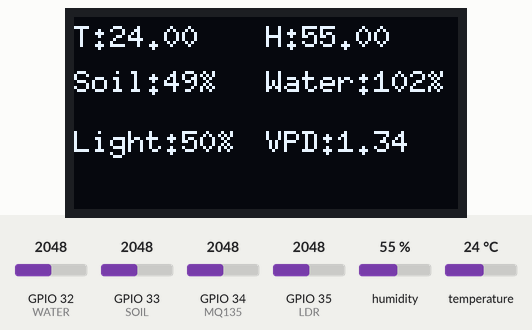
Recording of a sketch running on a simulated ESP32. Parts: 128×64 one-colour display. The test bench sets the inputs (shaded band); at power-on: humidity 55 %, GPIO 32 (WATER) = 2048, GPIO 33 (SOIL) = 2048, GPIO 35 (LDR) = 2048, temperature 24 °C, GPIO 34 (MQ135) = 2048. WiFi joins after 1.5 s; servers stay silent unless stated; uploads are accepted with an empty reply; what the sketch prints to the serial monitor is not drawn.

Above: at 6.0 s.
6.1 s: humidity set to 22 %
At 9.7 s:
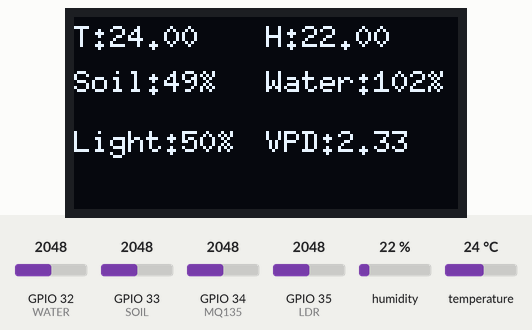
10.1 s: GPIO 32 (WATER) set to 2866
At 11.8 s:
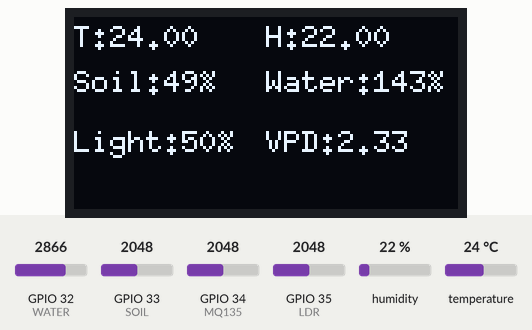
12.4 s: GPIO 33 (SOIL) set to 2866
At 14.5 s:
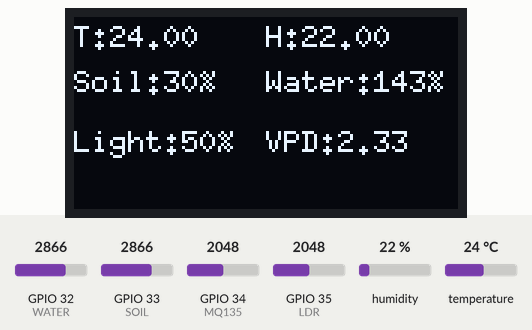
15.4 s: GPIO 35 (LDR) set to 2866
At 16.3 s:
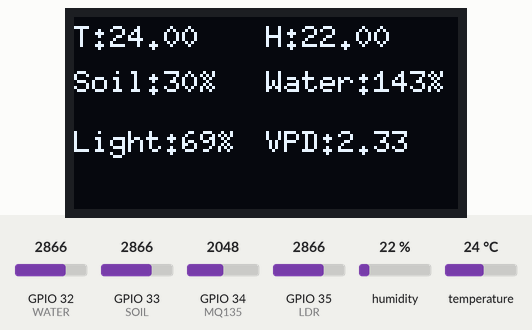
17.7 s: temperature set to 12 °C
At 20.2 s:
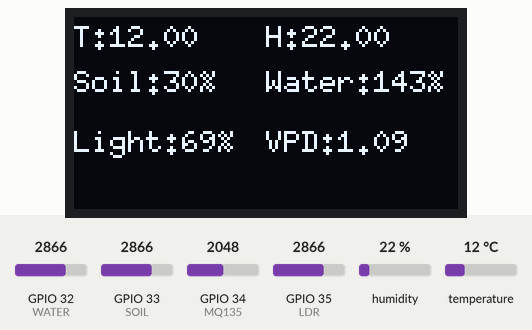
20.7 s: GPIO 32 (WATER) set to 3972
At 22.3 s:
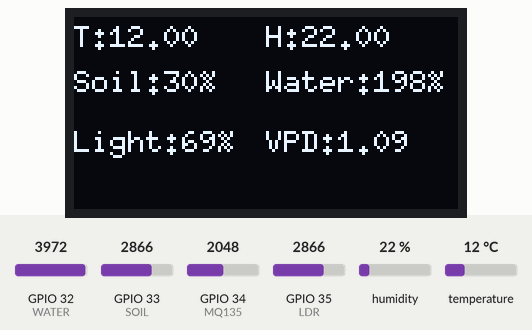
Timing chart, 0 to 23.8 s (numbered marks = the images above; inputs shaded):
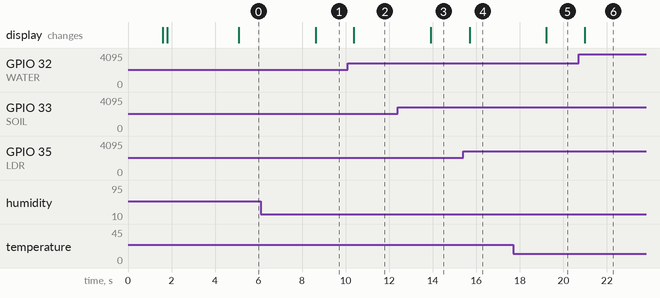

The sketch:

ESP32_MASTER.ino
```cpp
#include <Wire.h>
#include <U8g2lib.h>
#include <DHT.h>
#include <WiFi.h>
#include <HTTPClient.h>

// ===== WiFi CONFIGURATION =====
#define WIFI_SSID "Galaxy S23"
#define WIFI_PASSWORD "youssef12345"
#define DASHBOARD_URL "https://green-garden-green.vercel.app/"  // Change to Vercel URL when deployed

// ===== SERIAL2 =====
HardwareSerial mySerial(2);

// ===== DHT =====
#define DHTPIN 4
#define DHTTYPE DHT11
DHT dht(DHTPIN, DHTTYPE);

// ===== SENSORS =====
#define MQ135 34
#define LDR   35
#define WATER 32
#define SOIL  33

// ===== OLED =====
U8G2_SSD1306_128X64_NONAME_F_HW_I2C u8g2(U8G2_R0, U8X8_PIN_NONE);

// ===== VPD =====
float calculateVPD(float T, float H) {
  float es = 0.6108 * exp((17.27 * T) / (T + 237.3));
  float ea = es * (H / 100.0);
  return es - ea;
}

// ===== GET MAC ADDRESS =====
String getMacAddress() {
  return WiFi.macAddress();
}

// ===== SEND SENSOR DATA TO BACKEND =====
bool sendSensorDataToBackend(float temp, float humidity, int air, int light,
                               int waterLevel, int soil, float vpd) {
  HTTPClient http;
  String endpoint = String(DASHBOARD_URL) + "api/data";

  // Build JSON payload
  String jsonPayload = "{";
  jsonPayload += "\"temperature\":" + String(temp) + ",";
  jsonPayload += "\"humidity\":" + String(humidity) + ",";
  jsonPayload += "\"airQuality\":" + String(air) + ",";
  jsonPayload += "\"light\":" + String(light) + ",";
  jsonPayload += "\"waterLevel\":" + String(waterLevel) + ",";
  jsonPayload += "\"soilMoisture\":" + String(soil) + ",";
  jsonPayload += "\"vpd\":" + String(vpd, 2) + ",";
  jsonPayload += "\"healthScore\":75,";
  jsonPayload += "\"macAddress\":\"" + getMacAddress() + "\"";
  jsonPayload += "}";

  Serial.println("Sending to backend: " + endpoint);
  Serial.println("Payload: " + jsonPayload);

  http.begin(endpoint);
  http.addHeader("Content-Type", "application/json");

  int httpResponseCode = http.POST(jsonPayload);

  Serial.print("Backend response code: ");
  Serial.println(httpResponseCode);

  if (httpResponseCode > 0) {
    String response = http.getString();
    Serial.println("Response: " + response);
  }

  http.end();

  return (httpResponseCode == 200 || httpResponseCode == 201);
}

// ===== VERIFY DASHBOARD CONNECTION =====
bool verifyDashboardConnection() {
  HTTPClient http;
  String healthCheck = String(DASHBOARD_URL) + "api/data";

  http.begin(healthCheck);
  int httpResponseCode = http.GET();

  bool connected = (httpResponseCode > 0 && httpResponseCode < 500);

  Serial.print("Dashboard health check: ");
  Serial.println(httpResponseCode);

  http.end();
  return connected;
}

void setup() {
  Serial.begin(115200); // debug
  mySerial.begin(115200, SERIAL_8N1, 16, 17); // RX, TX

  dht.begin();
  u8g2.begin();

  // ===== WiFi CONNECTION =====
  Serial.println("\n\nStarting WiFi connection...");
  u8g2.clearBuffer();
  u8g2.setFont(u8g2_font_6x10_tr);
  u8g2.setCursor(0, 20);
  u8g2.print("WiFi: Connecting...");
  u8g2.sendBuffer();

  WiFi.begin(WIFI_SSID, WIFI_PASSWORD);

  int attempts = 0;
  while (WiFi.status() != WL_CONNECTED && attempts < 20) {
    delay(500);
    Serial.print(".");
    attempts++;
  }

  if (WiFi.status() == WL_CONNECTED) {
    Serial.println("\nWiFi connected!");
    Serial.print("IP address: ");
    Serial.println(WiFi.localIP());

    // ===== VERIFY DASHBOARD CONNECTION =====
    Serial.println("Verifying dashboard connection...");
    u8g2.clearBuffer();
    u8g2.setCursor(0, 20);
    u8g2.print("Dashboard: Checking...");
    u8g2.sendBuffer();

    if (verifyDashboardConnection()) {
      Serial.println("Dashboard connection verified!");
      u8g2.clearBuffer();
      u8g2.setCursor(0, 20);
      u8g2.print("Dashboard: OK");
      u8g2.setCursor(0, 35);
      u8g2.print("Starting...");
      u8g2.sendBuffer();
      delay(2000);
    } else {
      Serial.println("WARNING: Could not verify dashboard connection!");
      u8g2.clearBuffer();
      u8g2.setCursor(0, 20);
      u8g2.print("Dashboard: FAILED");
      u8g2.setCursor(0, 35);
      u8g2.print("Check URL/IP");
      u8g2.sendBuffer();
      delay(3000);
    }
  } else {
    Serial.println("\nFailed to connect to WiFi!");
    u8g2.clearBuffer();
    u8g2.setCursor(0, 20);
    u8g2.print("WiFi: FAILED");
    u8g2.setCursor(0, 35);
    u8g2.print("Check credentials");
    u8g2.sendBuffer();
  }
}

void loop() {

  float t = dht.readTemperature();
  float h = dht.readHumidity();

  int air = analogRead(MQ135);
  int lightRaw = analogRead(LDR);
  int waterRaw = analogRead(WATER);
  int soilRaw = analogRead(SOIL);

  int light = map(lightRaw, 0, 4095, 0, 100);
  int soil  = map(soilRaw, 4095, 0, 0, 100);
  int waterLevel = map(waterRaw, 0, 2000, 0, 100);

  float vpd = calculateVPD(t, h);

  // ===== SEND DATA TO NEON DATABASE =====
  sendSensorDataToBackend(t, h, air, light, waterLevel, soil, vpd);

  // ===== BUILD DATA STRING =====
  String packet = String(t) + "," +
                  String(h) + "," +
                  String(air) + "," +
                  String(light) + "," +
                  String(waterLevel) + "," +
                  String(soil) + "," +
                  String(vpd);

  // ===== SEND TO ESP32 #2 =====
  mySerial.println(packet);

  // ===== DEBUG TO USB SERIAL =====
  Serial.println("===== SENT PACKET =====");
  Serial.println(packet);

  Serial.println("Parsed Values:");
  Serial.print("Temp: "); Serial.println(t);
  Serial.print("Humidity: "); Serial.println(h);
  Serial.print("Air: "); Serial.println(air);
  Serial.print("Light: "); Serial.println(light);
  Serial.print("Water: "); Serial.println(waterLevel);
  Serial.print("Soil: "); Serial.println(soil);
  Serial.print("VPD: "); Serial.println(vpd);
  Serial.println("=======================\n");

  // ===== OLED DISPLAY =====
  u8g2.clearBuffer();
  u8g2.setFont(u8g2_font_6x10_tr);

  u8g2.setCursor(0,10);
  u8g2.print("T:"); u8g2.print(t);

  u8g2.setCursor(64,10);
  u8g2.print("H:"); u8g2.print(h);

  u8g2.setCursor(0,25);
  u8g2.print("Soil:"); u8g2.print(soil); u8g2.print("%");

  u8g2.setCursor(64,25);
  u8g2.print("Water:"); u8g2.print(waterLevel); u8g2.print("%");

  u8g2.setCursor(0,45);
  u8g2.print("Light:"); u8g2.print(light); u8g2.print("%");

  u8g2.setCursor(64,45);
  u8g2.print("VPD:"); u8g2.print(vpd);

  u8g2.sendBuffer();

  delay(1500);
}
```

Measured:
- after the input at 6.1 s, the display: changes after 2.5 s (image 1)
- after the input at 10.1 s, the display: changes after 0.28 s (image 2)
- after the input at 12.4 s, the display: changes after 1.5 s (image 3)
- after the input at 15.4 s, the display: changes after 0.29 s (image 4)
- after the input at 17.7 s, the display: changes after 1.5 s (image 5)
- after the input at 20.7 s, the display: changes after 0.28 s (image 6)
